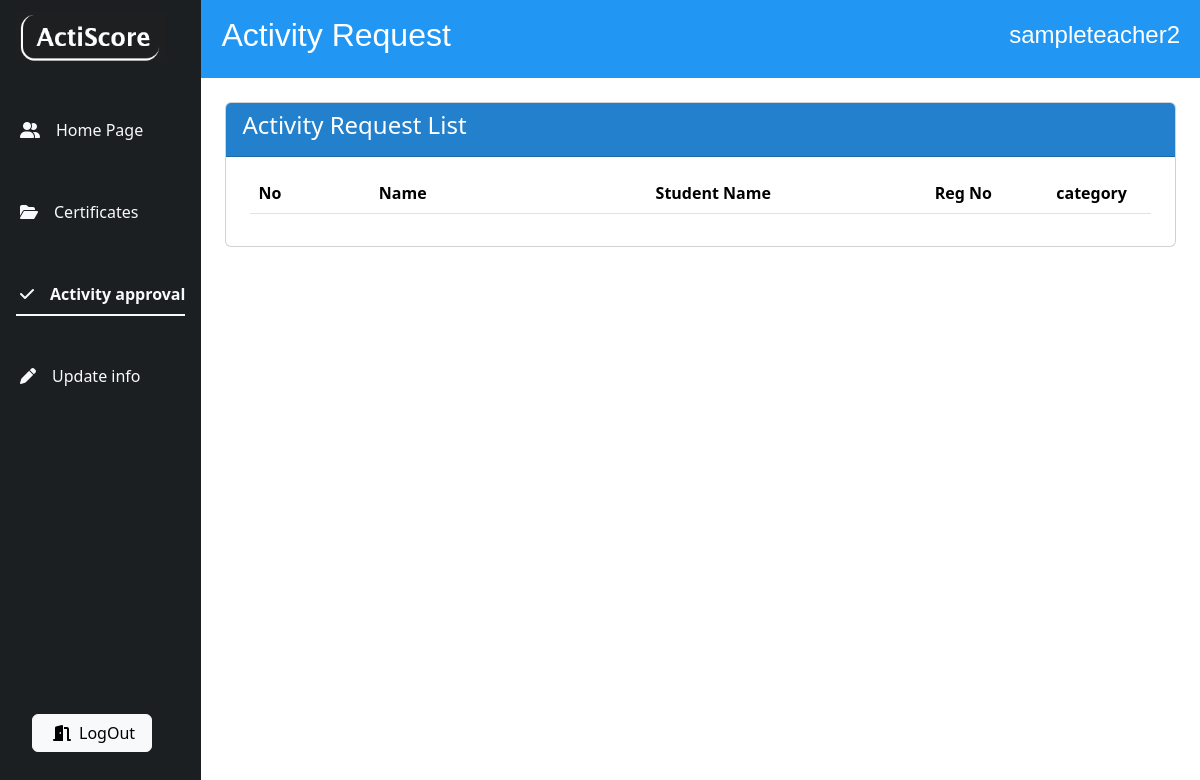
Before: /teacher/approve_activity (signed in) with the older database file.
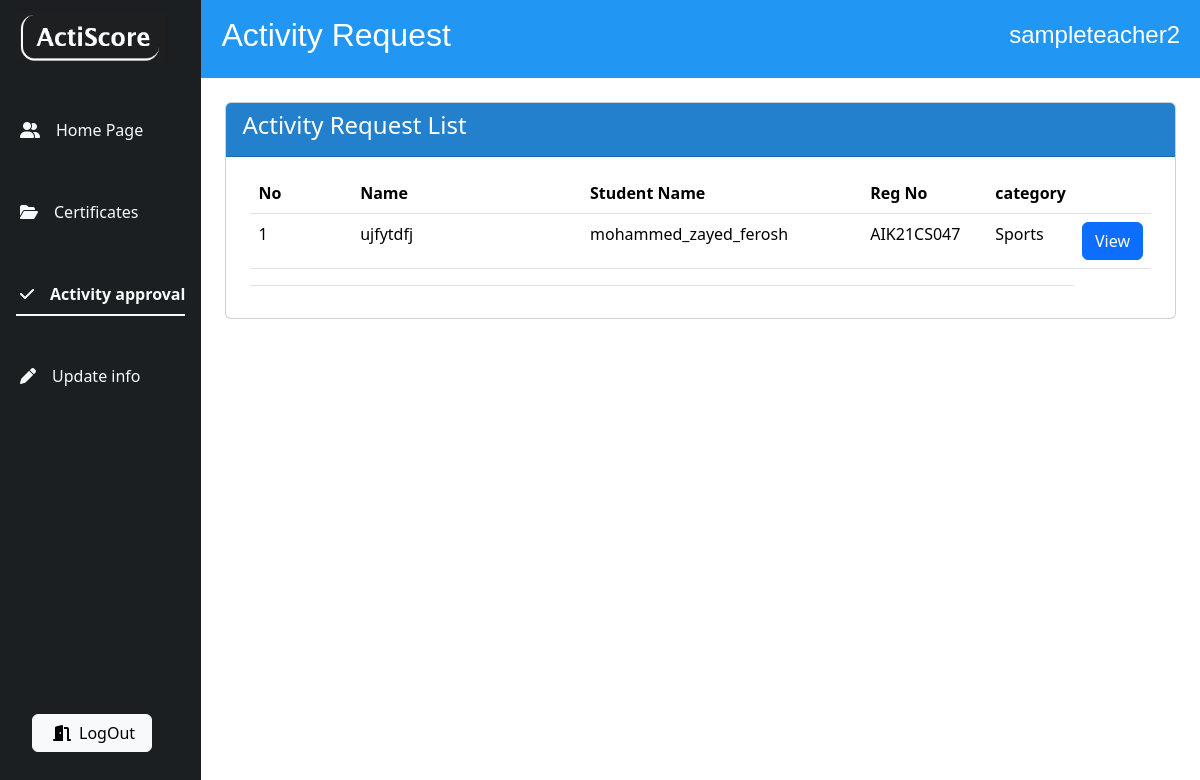
After: the same page with the newer database file.
### homepg/models.py (models this page shows, shortened)
class Activity(models.Model):
    name = models.CharField(max_length=100)
    level = models.ForeignKey(Level,default=None,blank=True, on_delete=models.CASCADE)
    start_date = models.DateField(default=None,blank=True)
    end_date = models.DateField(default=None,blank = True)
    approved_status = models.BooleanField(default=False)
    certificate = models.FileField(upload_to='certificates/',default=None,blank=True)
    student = models.ForeignKey(Student,on_delete=models.CASCADE,blank=True,default=None)
    points_obtained = models.IntegerField(default=0)

class Student(models.Model):
    batches=(
        ('9','9'),
        ('10','10'),
        ('11','11'),
        ('12-a','12-a'),
        ('12-b','12-b'))
    name = models.CharField(max_length=100)
    regno = models.CharField(max_length=10,blank=True,null=False,unique=True,validators=[RegexValidator(regex=r'^(aik|AIK)\d{2}(cs|CS)\d{3}$',message='Enter a valid registration number.')] )
    batch = models.CharField(choices=batches,default='9',max_length=10)
    points = models.IntegerField(default=0)
    teacher = models.ForeignKey(Teacher,default=None,on_delete=models.SET_DEFAULT,null=True,blank=True)
    user = models.OneToOneField(CustomUser,on_delete=models.CASCADE)

class Level(models.Model):
    levelname = models.CharField(max_length=100,default='')
    subcategory = models.ForeignKey(Subcategory, on_delete=models.CASCADE)
    points_awarded = models.IntegerField(default=0)

class Subcategory(models.Model):
    name = models.CharField(max_length=100)
    category = models.ForeignKey(Category, on_delete=models.CASCADE)
    max = models.IntegerField()
    has_levels = models.BooleanField(default=False)
    additional = models.BooleanField(default=False)
    def __str__(self):
        return self.name

### homepg/decorators.py (the view)
    def wrapper_func (request,*args,**kwargs):
        if request.user.is_authenticated:
            if request.user.roles == 'teacher':
                return view_func(request,*args,**kwargs)
            else:
                return redirect('studvw')
        else:
            return redirect('loginpg')

### homepg/views.py (called while the page is built)
@authenticated_teacher
@login_required(login_url='/login')
def approve_activity(request):
    teachuser = request.user
    students = Student.objects.filter(teacher=Teacher.objects.get(user=request.user))
    qobj = Q(student=students[0])
    for i in students[1:]:
        qobj = qobj | Q(student=i)
    activities = Activity.objects.filter(qobj, approved_status=False)
    return render(request, 'approve_activities2.html', { 'activities' : activities ,'teachuser':teachuser})

### homepg/templates/approve_activities2.html (shortened to what the changed rows need)
{% load static %}
<!doctype html>
<html lang="en">
  <head>
    <link rel="stylesheet" href="https://cdnjs.cloudflare.com/ajax/libs/font-awesome/6.5.1/css/all.min.css" />
    <link href="https://cdn.jsdelivr.net/npm/bootstrap@5.3.3/dist/css/bootstrap.min.css" rel="stylesheet">
</head>
  <body>
    <div class="container-fluid">
        <div class="row flex-nowrap">
            <div class="col g-0">
                <div class="col g-0">
                    <nav class="navbar sticky-top px-2 py-3" style="background-color:#2196F3;color: #FFFFFF; font-family: Helvetica;">
                        <div class="container-fluid">
                            <h2 class="d-flex">Activity Request</h2>
                        </div>
                    </nav>
                <div class="card m-4">
                    <div class="card-body overflow-y-auto" style="max-height: 50vh;">
                        <div class=" mx-2">
                            <table class="table table-hover">
                                <thead>
                                    <tr>
                                        <th scope="col" style="width: 15%;">No</th>
                                        <th  scope="col" style="width: 35%;">Name</th>
                                        <th  scope="col" style="width: 35%;">Student Name</th>
                                        <th  scope="col" style="width: 35%;">Reg No</th>
                                        <th  scope="col" style="width: 35%;">category</th>
                                        <th scope="col"></th>
                                    </tr>
                                </thead>
                                <tbody>
                                    {% for request in activities %}
                                    <tr>
                                        <td scope="row">{{ forloop.counter }}</td>
                                        <td>{{ request.name }}</td>
                                        <td>{{ request.student.name }}</td>
                                        <td>{{ request.student.regno|upper }}</td>
                                        <td>{{ request.level.subcategory }}</td>
                                        <td>
                                            <button class="btn btn-primary" type="button" data-bs-toggle="collapse" data-bs-target="#collapseExample{{request.id}}" aria-expanded="false" aria-controls="collapseExample">
                                                View
                                              </button>
                                        </td>
                                    </tr>
                                    <tr>
                                        <td colspan="5">
                                        </td>
                                    </tr>
                                    {% endfor %}
                                </tbody>
                            </table>
                        </div>
                    </div>
                </div>
        </div>
    </div>
  </body>
</html>

Changed rows visible on the page:
added Activity: name "ujfytdfj", student.name "mohammed_zayed_ferosh", student.regno "AIK21CS047", level.subcategory "Sports"
